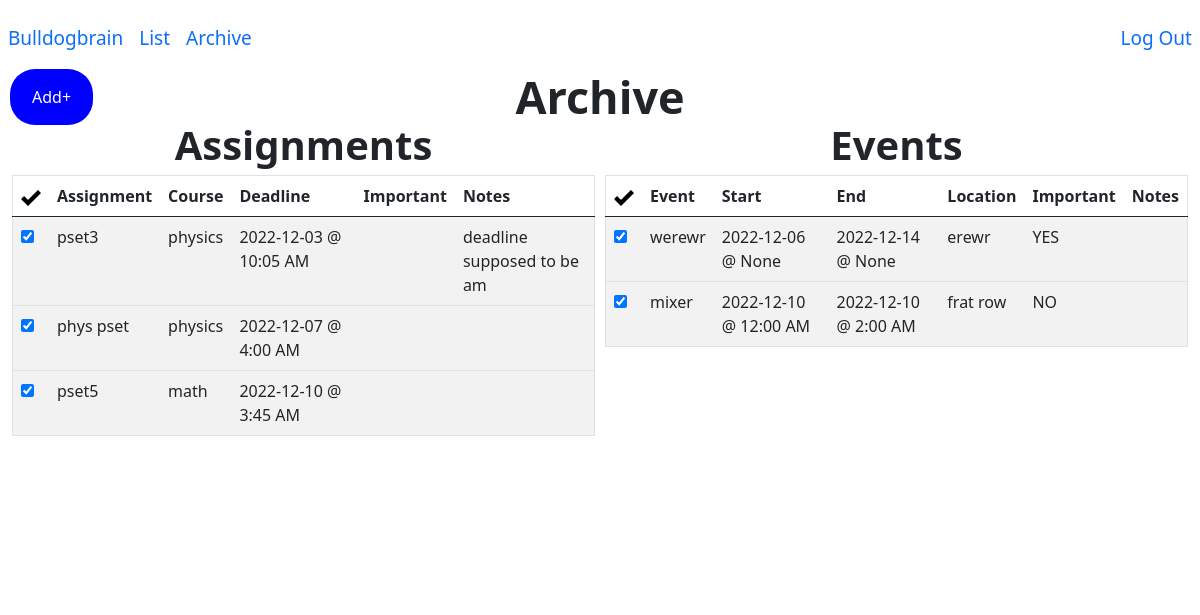
/archive (signed in), run on the app's committed database.
### tables this page shows
CREATE TABLE "assignments"(
    'id' INTEGER PRIMARY KEY AUTOINCREMENT NOT NULL, 
    'title' TEXT, 
    'course' TEXT, 
    'deadline' TEXT, 
    'importance' INTEGER, 
    'notes' TEXT, 
    'user_id' INTEGER, 'completed' INTEGER NOT NULL DEFAULT '0' CHECK (completed IN (0, 1)),
    FOREIGN KEY (user_id)
    REFERENCES users (id));

CREATE TABLE 'events'(
    'event_id' INTEGER PRIMARY KEY AUTOINCREMENT NOT NULL, 
    'title' TEXT,
    'location' TEXT, 
    'start_date' TEXT,
    'start_time' TEXT, 
    'end_date' TEXT,
    'end_time' TEXT,
    'importance' INTEGER, 
    'notes' TEXT, 
    'user_id' INTEGER, 'completed' INTEGER NOT NULL DEFAULT '0' CHECK (completed IN (0, 1)),
    FOREIGN KEY (user_id)
    REFERENCES users (id));

### app.py (the view)
@app.route("/archive", methods=["GET", "POST"])
def archive():
    assignments = db.execute(
        "SELECT id, title, course, date(deadline) as date, CASE WHEN StrFTime('%H', deadline) % 12 = 0 THEN 12 ELSE StrFTime('%H', deadline) % 12 END || ':' || StrFTime('%M', deadline) || ' ' || CASE WHEN CAST(StrFTime('%H', deadline) AS INTEGER) > 12 THEN 'PM' ELSE 'AM' END 'time', importance, notes FROM assignments WHERE user_id = ? AND completed = 1 ORDER BY deadline ASC", session["user_id"])
    events = db.execute(
        "SELECT event_id, title, location, start_date, CASE WHEN StrFTime('%H', start_time) % 12 = 0 THEN 12 ELSE StrFTime('%H', start_time) % 12 END || ':' || StrFTime('%M', start_time) || ' ' || CASE WHEN CAST(StrFTime('%H', start_time) AS INTEGER) > 12 THEN 'PM' ELSE 'AM' END 'start_time', end_date, CASE WHEN StrFTime('%H', end_time) % 12 = 0 THEN 12 ELSE StrFTime('%H', end_time) % 12 END || ':' || StrFTime('%M', end_time) || ' ' || CASE WHEN CAST(StrFTime('%H', end_time) AS INTEGER) > 12 THEN 'PM' ELSE 'AM' END 'end_time', importance, notes FROM events WHERE user_id = ? AND completed = 1 ORDER BY start_date ASC, start_time ASC", session["user_id"])
    if request.method == "POST":
        assignment_id = request.form.get("assignment_id")
        db.execute("UPDATE assignments SET completed = '0' WHERE id = ?", assignment_id)
        event_id = request.form.get("event_id")
        db.execute("UPDATE events SET completed = '0' WHERE event_id = ?", event_id)
        return redirect("/archive")
    else:
        return render_template("archive.html", assignments=assignments, events=events)

### app.py (called while the page is built)
@app.after_request
def after_request(response):
    response.headers["Cache-Control"] = "no-cache, no-store, must-revalidate"
    response.headers["Expires"] = 0
    response.headers["Pragma"] = "no-cache"
    return response

### templates/archive.html (shortened to what this page needs)
{% extends "layout.html" %}
{% block main %}
<strong style = "position: relative; top: -110px; font-size: 45px" >Archive</strong>
<div class="row">
<div class="column">
    <strong style = "position:relative; top:-130px; font-size: 40px">Assignments</strong>
            <table style = "position:relative; top:-130px" class="table table-striped">
            <thead>
                <tr>
                    <th><img src="static/images/checkMark.png" alt="Checkmark" width="20" height="20"></th>
                    <th>Assignment</th>
                    <th>Course</th>
                    <th>Deadline</th>
                    <th>Important</th>
                    <th>Notes</th>
                </tr>
            </thead>
            <tbody>
                {% for assignments in assignments %}
                <tr>
                    <td>
                        <form id="completion" action="/archive" method="post">
                            <input autocomplete="off" type="checkbox" id="assignment_id" name="assignment_id" value="{{ assignments.id }}" onclick="submit()" required checked="checked">
                        </form>
                    </td>
                    <td>{{ assignments.title }}</td>
                    <td>{{ assignments.course }}</td>
                    <td>{{ assignments.date }} @ {{ assignments.time }}</td>
                    <td>{{ assignments.importance }}</td>
                    <td>{{ assignments.notes }}</td>
                </tr>
                {% endfor %}
            </tbody>
        </table>
    </div>
    <div class="column">
        <strong style = "position:relative; top:-130px; font-size: 40px">Events</strong>
            <table style = "position:relative; top:-130px" class="table table-striped">
            <thead>
                <tr>
                    <th><img src="static/images/checkMark.png" alt="Checkmark" width="20" height="20"></th>
                    <th>Event</th>
                    <th>Start</th>
                    <th>End</th>
                    <th>Location</th>
                    <th>Important</th>
                    <th>Notes</th>
                </tr>
            </thead>
            <tbody>
                {% for events in events %}
                <tr>
                    <td>
                        <form id="completion" action="/archive" method="post">
                            <input autocomplete="off" type="checkbox" id="event_id" name="event_id" value="{{ events.event_id }}" onclick="submit()" required checked="checked">
                        </form>
                    </td>
                    <td>{{ events.title }}</td>
                    <td>{{ events.start_date }} @ {{ events.start_time }}</td>
                    <td>{{ events.end_date }} @ {{ events.end_time }}</td>
                    <td>{{ events.location }}</td>
                    <td>{{ events.importance }}</td>
                    <td>{{ events.notes }}</td>
                </tr>
                {% endfor %}
            </tbody>
        </table>
    </div>
</div>
{% endblock %}

### static/styles.css (style rules this page uses)
* { box-sizing: border-box; margin: 0px 0px 0px 0px; padding: 0px 0px 0px 0px; }
.row { margin-left:-5px; margin-right:-5px; }
.column { float: left; width: 50%; padding: 5px; }
.row::after { content: ""; clear: both; display: table; }
table { border-collapse: collapse; border-spacing: 0; width: 100%; border: 1px solid #ddd; }
th, td { text-align: left; padding: 16px; }
tr:nth-child(even) { background-color: #f2f2f2; }
html, body, { position:fixed; top:0; bottom:0; left:0; right:0; }

### data on the page
assignments: title "pset3", course "physics", date "2022-12-03", time "10:05 AM", notes "deadline supposed to be am"
assignments: title "phys pset", course "physics", date "2022-12-07", time "4:00 AM"
assignments: title "pset5", course "math", date "2022-12-10", time "3:45 AM"
events: title "werewr", start_date "2022-12-06", start_time "None", end_date "2022-12-14", end_time "None", location "erewr", importance "YES"
events: title "mixer", start_date "2022-12-10", start_time "12:00 AM", end_date "2022-12-10", end_time "2:00 AM", location "frat row", importance "NO"
